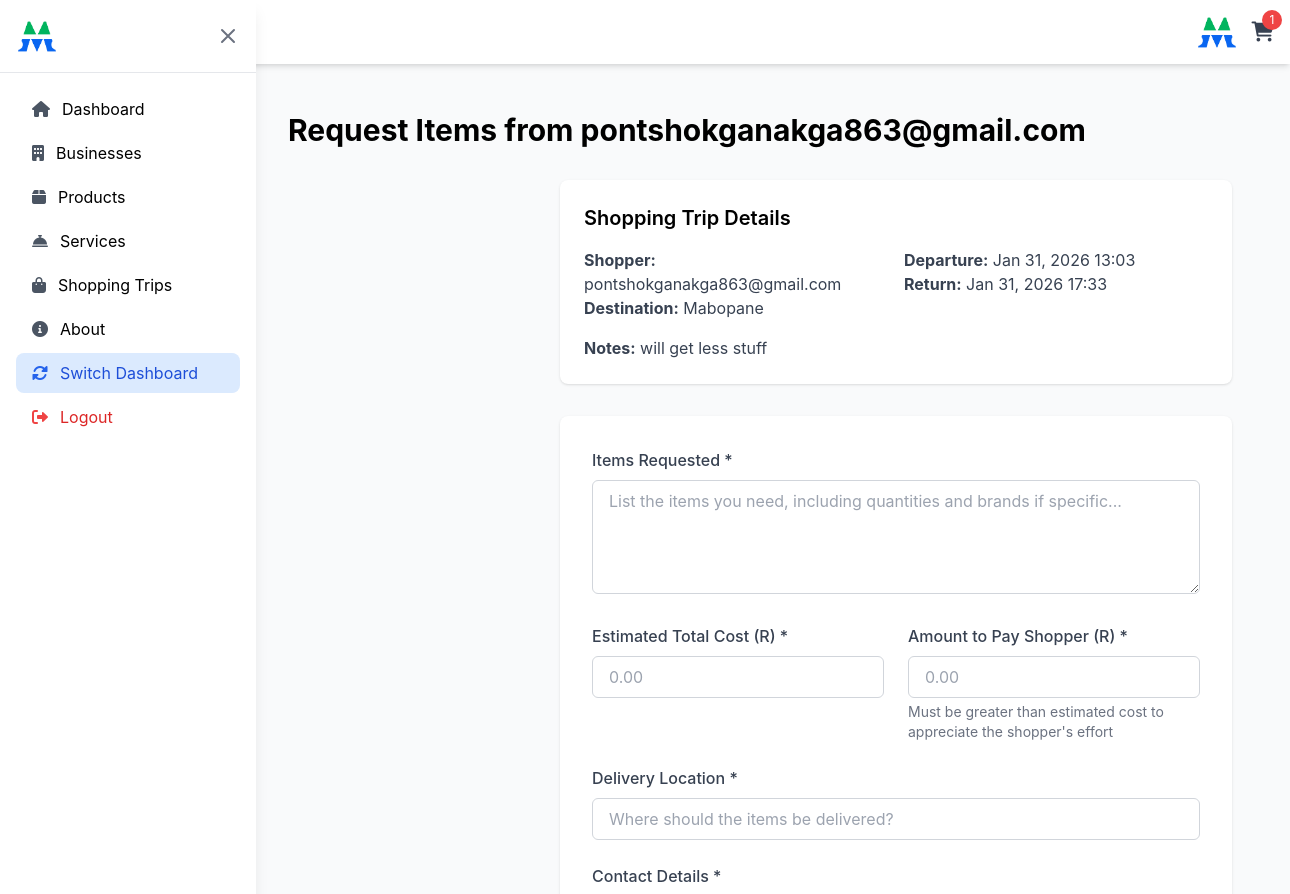
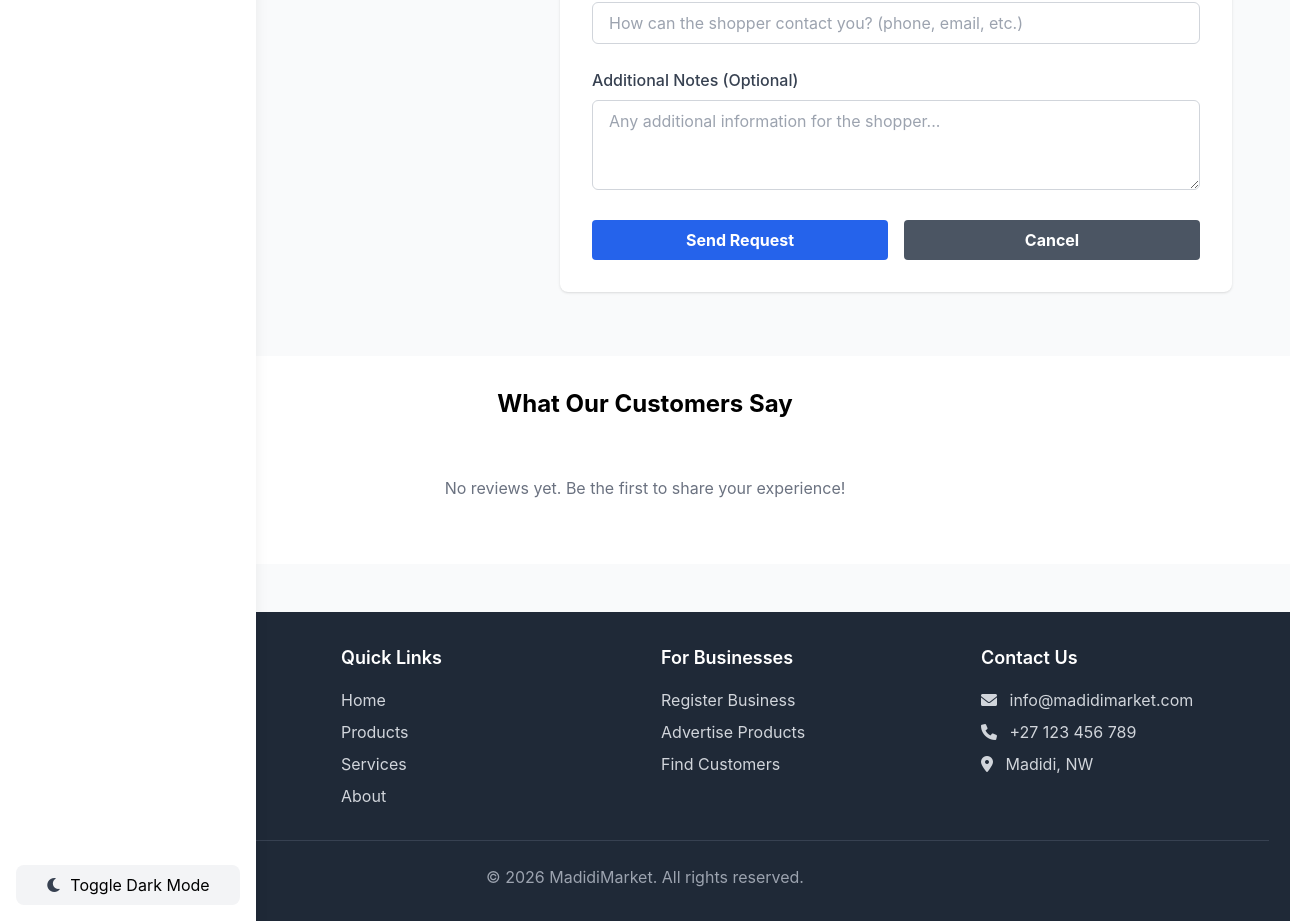
/make-shopping-request/1/ (signed in), run on the app's committed database (2 pictures, top to bottom).
### marketplace/models.py (models this page shows, shortened)
class ShoppingTrip(models.Model):
    user = models.ForeignKey(User, on_delete=models.CASCADE, related_name='shopping_trips')
    destination = models.CharField(max_length=200, blank=True)
    planned_departure_time = models.DateTimeField()
    estimated_return_time = models.DateTimeField()
    status = models.CharField(max_length=20, choices=[
        ('available', 'Available'),
        ('in_progress', 'In Progress'),
        ('completed', 'Completed'),
    ], default='available')
    created_at = models.DateTimeField(auto_now_add=True)
    notes = models.TextField(blank=True)

### marketplace/views.py (the view, shortened to what this page needs)
# urls.py: path('make-shopping-request/<int:trip_id>/', views.make_shopping_request, name='make_shopping_request'),
@login_required
def make_shopping_request(request, trip_id):
    trip = get_object_or_404(ShoppingTrip, id=trip_id, status='available')
    if request.user == trip.user:
        messages.error(request, "You can't request items from yourself!")
        return redirect('marketplace:go_shopping')
    context = {
        'trip': trip
    }
    return render(request, 'marketplace/make_shopping_request.html', context)

### marketplace/context_processors.py (called while the page is built)
def cart_context(request):
    if request.user.is_authenticated:
        try:
            cart = Cart.objects.get(customer=request.user)
            cart_items_count = cart.items.count()
        except Cart.DoesNotExist:
            cart = None
            cart_items_count = 0
        return {
            'cart': cart,
            'cart_items_count': cart_items_count,
        }
    else:
        return {
            'cart': None,
            'cart_items_count': 0,
        }

def review_context(request):
    from django.db.models import Count, Q
    recent_reviews = Review.objects.select_related('reviewer', 'business').annotate(
        num_likes=Count('review_likes', filter=Q(review_likes__is_like=True)),
        num_dislikes=Count('review_likes', filter=Q(review_likes__is_like=False))
    ).order_by('-created_at')[:6]
    return {
        'recent_reviews': recent_reviews,
    }

def admin_notification_context(request):
    if request.user.is_authenticated and (request.user.is_staff or hasattr(request.user, 'userprofile') and request.user.userprofile.user_type == 'admin'):
        from .models import UserProfile
        pending_approvals = UserProfile.objects.filter(
            user_type='business_owner',
            is_approved=False
        ).count()
        return {
            'pending_approvals_count': pending_approvals,
        }
    else:
        return {
            'pending_approvals_count': 0,
        }

### marketplace/templates/marketplace/make_shopping_request.html (shortened to what this page needs)
{% extends 'marketplace/base.html' %}
{% load static %}
{% block content %}
<div class="container mx-auto px-4 py-8">
    <h1 class="text-3xl font-bold mb-8">Request Items from {{ trip.user.username }}</h1>
    <div class="max-w-2xl mx-auto">
        <div class="bg-white rounded-lg shadow p-6 mb-8">
            <h2 class="text-xl font-semibold mb-4">Shopping Trip Details</h2>
            <div class="grid grid-cols-1 md:grid-cols-2 gap-4">
                <div>
                    <p class="text-gray-700"><strong>Shopper:</strong> {{ trip.user.username }}</p>
                    <p class="text-gray-700"><strong>Destination:</strong> {{ trip.destination|default:"Various stores" }}</p>
                </div>
                <div>
                    <p class="text-gray-700"><strong>Departure:</strong> {{ trip.planned_departure_time|date:"M d, Y H:i" }}</p>
                    <p class="text-gray-700"><strong>Return:</strong> {{ trip.estimated_return_time|date:"M d, Y H:i" }}</p>
                </div>
            </div>
            {% if trip.notes %}
                <div class="mt-4">
                    <p class="text-gray-700"><strong>Notes:</strong> {{ trip.notes }}</p>
                </div>
            {% endif %}
        </div>
        <div class="bg-white rounded-lg shadow p-8">
            <form method="post">
                <div class="mb-6">
                    <label for="items_requested" class="block text-gray-700 font-medium mb-2">Items Requested *</label>
                    <textarea
                        id="items_requested"
                        name="items_requested"
                        rows="4"
                        class="w-full px-4 py-2 border border-gray-300 rounded-md focus:outline-none focus:ring-2 focus:ring-blue-500"
                        placeholder="List the items you need, including quantities and brands if specific..."
                        required
                    >{{ request.POST.items_requested|default:'' }}</textarea>
                </div>
                <div class="grid grid-cols-1 md:grid-cols-2 gap-6 mb-6">
                    <div>
                        <label for="estimated_total_cost" class="block text-gray-700 font-medium mb-2">Estimated Total Cost (R) *</label>
                        <input
                            type="number"
                            id="estimated_total_cost"
                            name="estimated_total_cost"
                            min="0"
                            step="0.01"
                            class="w-full px-4 py-2 border border-gray-300 rounded-md focus:outline-none focus:ring-2 focus:ring-blue-500"
                            placeholder="0.00"
                            value="{{ request.POST.estimated_total_cost|default:'' }}"
                            required
                        >
                    </div>
                    <div>
                        <label for="amount_to_pay_shopper" class="block text-gray-700 font-medium mb-2">Amount to Pay Shopper (R) *</label>
                        <input
                            type="number"
                            id="amount_to_pay_shopper"
                            name="amount_to_pay_shopper"
                            min="0"
                            step="0.01"
                            class="w-full px-4 py-2 border border-gray-300 rounded-md focus:outline-none focus:ring-2 focus:ring-blue-500"
                            placeholder="0.00"
                            value="{{ request.POST.amount_to_pay_shopper|default:'' }}"
                            required
                        >
                        <p class="text-gray-500 text-sm mt-1">Must be greater than estimated cost to appreciate the shopper's effort</p>
                    </div>
                </div>
                <div class="mb-6">
                    <label for="delivery_location" class="block text-gray-700 font-medium mb-2">Delivery Location *</label>
                    <input
                        type="text"
                        id="delivery_location"
                        name="delivery_location"
                        class="w-full px-4 py-2 border border-gray-300 rounded-md focus:outline-none focus:ring-2 focus:ring-blue-500"
                        placeholder="Where should the items be delivered?"
                        value="{{ request.POST.delivery_location|default:'' }}"
                        required
                    >
                </div>
                <div class="mb-6">
                    <label for="contact_details" class="block text-gray-700 font-medium mb-2">Contact Details *</label>
                    <input
                        type="text"
                        id="contact_details"
                        name="contact_details"
                        class="w-full px-4 py-2 border border-gray-300 rounded-md focus:outline-none focus:ring-2 focus:ring-blue-500"
                        placeholder="How can the shopper contact you? (phone, email, etc.)"
                        value="{{ request.POST.contact_details|default:'' }}"
                        required
                    >
                </div>
                <div class="mb-6">
                    <label for="notes" class="block text-gray-700 font-medium mb-2">Additional Notes (Optional)</label>
                    <textarea
                        id="notes"
                        name="notes"
                        rows="3"
                        class="w-full px-4 py-2 border border-gray-300 rounded-md focus:outline-none focus:ring-2 focus:ring-blue-500"
                        placeholder="Any additional information for the shopper..."
                    >{{ request.POST.notes|default:'' }}</textarea>
                </div>
                <div class="flex space-x-4">
                    <button type="submit" class="btn-primary flex-1">Send Request</button>
                    <a href="{% url 'marketplace:go_shopping' %}" class="btn-secondary flex-1 text-center">Cancel</a>
                </div>
            </form>
        </div>
    </div>
</div>
{% endblock %}

### data on the page
ShoppingTrip: user.username "pontshokganakga863@gmail.com", destination "Mabopane", planned_departure_time "Jan 31, 2026 13:03", estimated_return_time "Jan 31, 2026 17:33", notes "will get less stuff"

### other printed values
{{ cart_items }} "1"
